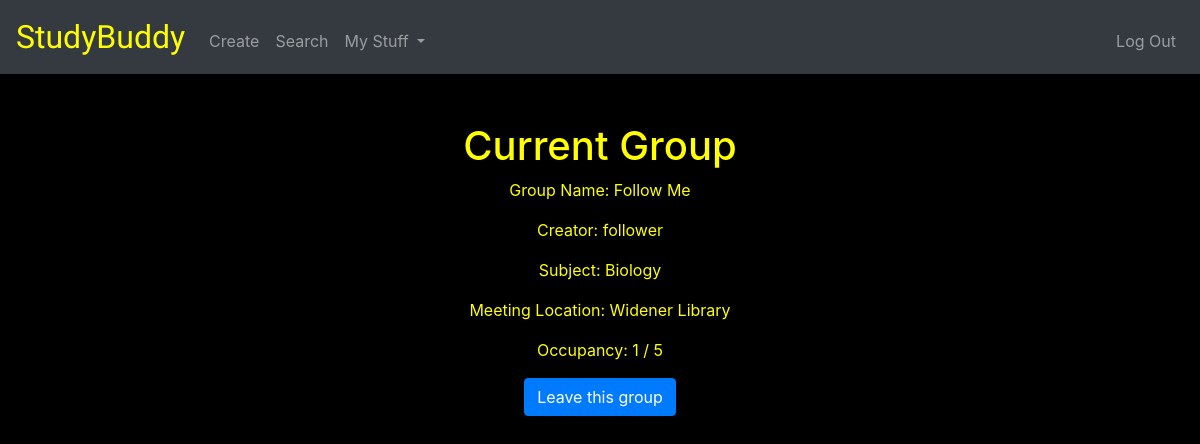
Page /joined (signed in) on the committed database.
### tables this page shows
CREATE TABLE 'groups' ('id' integer PRIMARY KEY AUTOINCREMENT NOT NULL, 'creator_id' integer, 'name' text, 'people' integer, 'subject' text, 'location' text, 'start' datetime, 'end' datetime, 'occupancy' INTEGER DEFAULT 1);

CREATE TABLE 'users' ('id' integer PRIMARY KEY AUTOINCREMENT NOT NULL, 'username' text NOT NULL, 'hash' text NOT NULL);

### application.py (the view, shortened to what this page needs)
@app.route("/joined", methods=["GET", "POST"])
@login_required
def joined():
    current = session["user_id"]
    committed = db.execute("SELECT group_id FROM joined WHERE member_id = :member_id", member_id=current)
    name = "N/A"
    creator = "N/A"
    subject = "N/A"
    location = "N/A"
    members = "N/A"
    if committed:
        group = db.execute("SELECT * FROM groups WHERE id = :group_id", group_id=committed[0]['group_id'])
        creator = db.execute("SELECT username FROM users WHERE id = :creator_id", creator_id=group[0]['creator_id'])
        name = group[0]['name']
        creator = creator[0]['username']
        subject = group[0]['subject']
        location = group[0]['location']
        members = str(group[0]['occupancy']) + " / " + str(group[0]['people'])
    return render_template("joined.html", name=name, creator=creator, subject=subject, location=location, members=members)

### application.py (called while the page is built)
@app.after_request
def after_request(response):
    response.headers["Cache-Control"] = "no-cache, no-store, must-revalidate"
    response.headers["Expires"] = 0
    response.headers["Pragma"] = "no-cache"
    return response

### helpers.py (called while the page is built)
def login_required(f):
    @wraps(f)
    def decorated_function(*args, **kwargs):
        if session.get("user_id") is None:
            return redirect("/login")
        return f(*args, **kwargs)
    return decorated_function

### templates/joined.html (shortened to what this page needs)
{% extends "layout.html" %}
{% block main %}
    <h1>Current Group</h1>
    <p>Group Name: {{name}}</p>
    <p>Creator: {{creator}}</p>
    <p>Subject: {{subject}}</p>
    <p>Meeting Location: {{location}}</p>
    <p>Occupancy: {{members}}</p>
    <form action="/joined" method="post">
        <button class="btn btn-primary" type="submit">Leave this group</button>
    </form>
{% endblock %}

### static/styles.css (style rules this page uses)
body { background-color: black; color: yellow; }

### rows in the picture
groups: name "Follow Me", subject "Biology", location "Widener Library"
users: username "follower"

### other values in the picture
{{ members }} "1 / 5"
